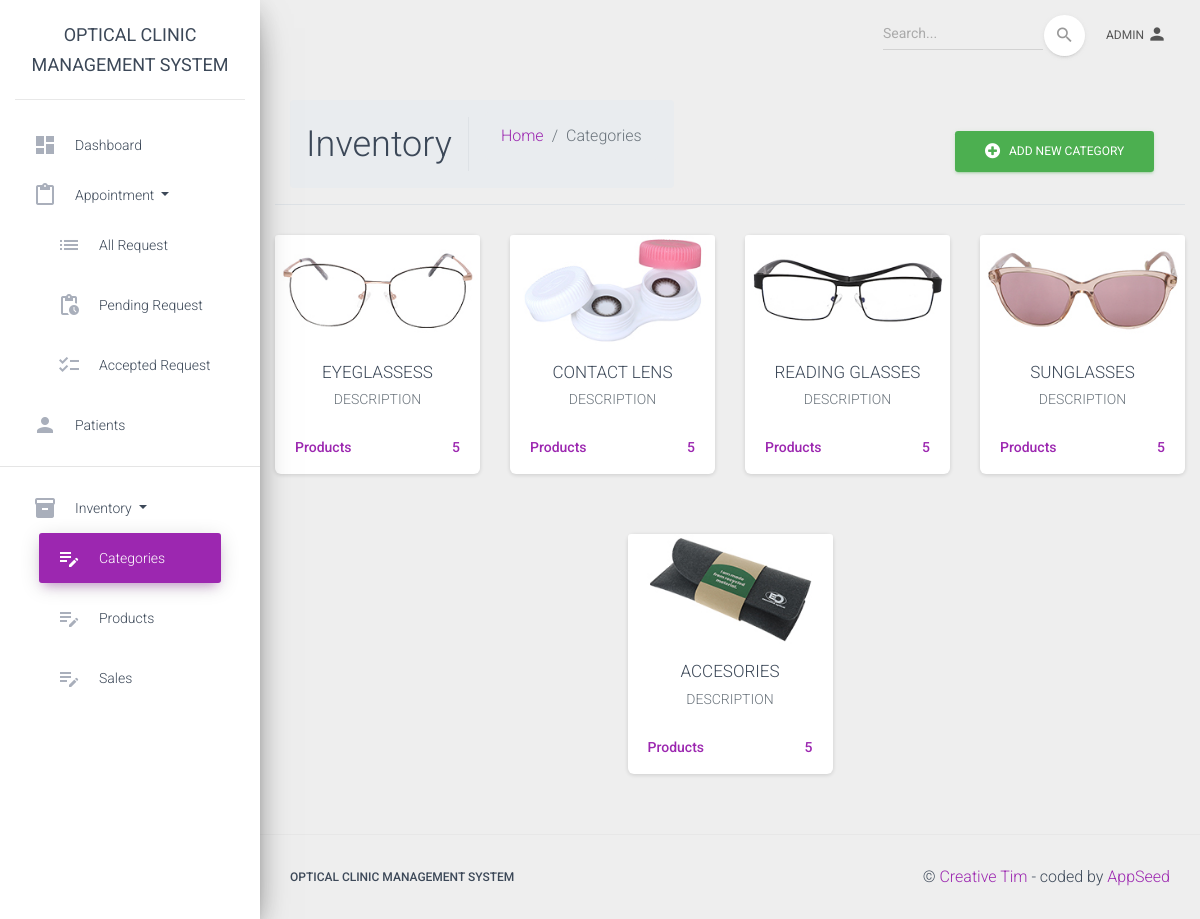
/category-list/ (signed in), run on the app's committed database.
### dashboard/models.py (models this page shows, shortened)
class Category(models.Model):
    name = models.CharField(max_length=250)
    image = models.ImageField(upload_to = 'category_image', null = True, blank = True)
    description = models.TextField()
    status = models.CharField(max_length=2, choices=(('1','Active'),('2','Inactive')), default=1)
    date_created = models.DateTimeField(auto_now_add=True)
    date_updated = models.DateTimeField(auto_now=True)

### authentication/decorators.py (the view)
        def wrapper_func(request, *args, **kwargs):
            group = None
            if request.user.groups.exists():
                group = request.user.groups.all()[0].name
            if group in allowed_roles:
                return view_func(request, *args, **kwargs)
            else:
                return HttpResponse(" You are not authorized! to view this page")

### dashboard/views.py (called while the page is built)
@allowed_users(allowed_roles=['admin', 'staff'])
def category(request):
    category = Category.objects.all()
    context = {
        'categories': category,
    }
    return render(request, 'dashboard/category.html', context)

### templates/dashboard/category.html (shortened to what this page needs)
{% extends "layouts/base.html" %}
{% block content %}
    <div class="row">
        <div class="content border-bottom w-100">
            <div class="container-fluid">
                <div class="row">
                    <div class="col-12 col-md-auto d-flex w-100 align-items-center justify-content-between">
                        <ol class="breadcrumb align-items-center">
                            <h2 class="m-0 pr-3 mr-3 border-right">Inventory</h2>
                            <ol class="breadcrumb">
                                <li class="breadcrumb-item"><a href="/admin/">Home</a></li>
                                <li class="breadcrumb-item active">Categories</li>
                            </ol>
                        </ol>
                         <div class="col-12 col-md-auto d-flex align-items-center justify-content-end flex-end page-actions">
                            <a href="/admin/auth/user/add/" class="btn btn-success float-right" data-toggle="modal" data-target="#add_category">
                                <i class="fa fa-plus-circle"></i> &nbsp; Add New Category
                            </a>
                        </div>
                    </div>
                </div>
            </div>
        </div>
    </div>
    <div class="row">
      <section style="background-color: #eee;">
          <div class="row justify-content-center">
            {% for cat in categories %}
            <div class="col-md-3">
              <a href="#">
              <div class="card text-black">
                <img src="{{ cat.image.url }}"
                  class="card-img-top" alt="Apple Computer" />
                  <div class="card-body">
                    <div class="text-center">
                      <h5 class="card-title">{{ cat.name }}</h5>
                      <p class="text-muted mb-4">{{cat.description}}</p>
                    </div>
                  <div class="d-flex justify-content-between total font-weight-bold mt-4">
                    <span>Products</span><span>5</span>
                  </div>
                </a>
                </div>
              </div>
            </div>
            {% endfor %}
{% endblock content %}

### templates/layouts/base.html (shortened to what this page needs)
<!DOCTYPE html>
<html lang="en">
<head>
  <link rel="stylesheet" href="https://maxcdn.bootstrapcdn.com/font-awesome/latest/css/font-awesome.min.css">
  <link href="/static/assets/css/material-dashboard.css?v=2.1.2" rel="stylesheet" />
  <link href="/static/assets/demo/demo.css" rel="stylesheet" />
  <link rel="stylesheet" type="text/css" href="https://cdn.datatables.net/1.13.2/css/jquery.dataTables.css">
</head>
<body class="">
  <div class="wrapper">
    {% include 'includes/sidebar.html' %}
    <div class="main-panel">
      {% include 'includes/navigation.html' %}
      <div class="content">
        <div class="container-fluid">
          {% block content %}
          {% endblock content %}
      {% include 'includes/footer.html' %}
</body>
</html>

### templates/includes/sidebar.html
    <div class="sidebar" data-color="purple" data-background-color="white">
      <div class="logo">
        <a rel="noopener noreferrer"
           href="{% url 'home' %}" class="simple-text logo-normal">
          Optical Clinic <br> Management System
        </a>
      </div>
      <div class="sidebar-wrapper">
        <ul class="nav">
        {% if request.user.is_authenticated %}
        {% url 'index' as url %}
        <li class="nav-item {% if request.path == url %} active {% endif %}">
          <a class="nav-link" href="{% url 'index' %}">
            <i class="material-icons">dashboard</i>
            <p>Dashboard </p>
          </a>
        </li>
        <div id="accordion">
                <li class="nav-item ">
                  <a class="nav-link" data-toggle="collapse" data-target="#collapseOne" aria-expanded="true" aria-controls="collapseOne" href="/">
                    <i class="material-icons">content_paste</i>
                    <p class="dropdown-toggle"> Appointment  </p>
                  </a>
                </li>
              <div id="collapseOne" class="collapse show" aria-labelledby="headingOne" data-parent="#accordion">
                {% url 'all_request' as url %}
                  <li class="nav-item px-4 {% if request.path == url %} active {% endif %}">
                    <a class="nav-link" href="{% url 'all_request' %}">
                      <i class="material-icons">list</i>
                      <p class="">All request </p>
                    </a>
                  </li>
                  {% url 'pending_request' as url %}
                  <li class="nav-item px-4 {% if request.path == url %} active {% endif %}">
                    <a class="nav-link" href="{% url 'pending_request' %}">
                      <i class="material-icons">pending_actions</i>
                      <p class="">Pending request </p>
                    </a>
                  </li>
                  {% url 'accepted_request' as url %}
                  <li class="nav-item px-4 {% if request.path == url %} active {% endif %}">
                    <a class="nav-link" href="{% url 'accepted_request' %}">
                      <i class="material-icons">checklist</i>
                      <p class="">Accepted request </p>
                    </a>
                  </li>
              </div>
        </div>
          {% url 'patient_list' as url %}
          <li class="nav-item {% if request.path == url %} active {% endif %}">
            <a class="nav-link" href="{% url 'patient_list' %}">
              <i class="material-icons">person</i>
              <p>Patients </p>
            </a>
          </li>
          <hr>
          <div id="accordion">
            <li class="nav-item {% if 'index' in segment %} active {% endif %}">
              <a class="nav-link" data-toggle="collapse" data-target="#collapseThree" aria-expanded="true" aria-controls="collapseThree" href="/">
                <i class="material-icons">inventory</i>
                <p class="dropdown-toggle"> Inventory  </p>
              </a>
            </li>
            <div id="collapseThree" class="collapse show" aria-labelledby="headingOne" data-parent="#accordion">
              {% url 'category' as url %}
              <li class="nav-item px-4 {% if request.path == url %} active {% endif %}">
                  <a class="nav-link" href="{% url 'category' %}">
                    <i class="material-icons">edit_note</i>
                    <p class=""> Categories </p>
                  </a>
                </li>
                {% url 'product_list' as url %}
                <li class="nav-item px-4 {% if request.path == url %} active {% endif %}">
                  <a class="nav-link" href="{% url 'product_list' %}">
                    <i class="material-icons">edit_note</i>
                    <p class=""> Products </p>
                  </a>
                </li>
                {% url 'sales' as url %}
                <li class="nav-item px-4 {% if request.path == url %} active {% endif %}">
                  <a class="nav-link" href="{% url 'sales' %}">
                    <i class="material-icons">edit_note</i>
                    <p class=""> Sales </p>
                  </a>
                </li>
            </div>
          </div>
        {% endif %}
        </ul>
      </div>
    </div>

### templates/includes/navigation.html (shortened to what this page needs)
      <nav class="navbar navbar-expand-lg navbar-transparent navbar-absolute fixed-top ">
        <div class="container-fluid">
          <div class="navbar-wrapper">
          </div>
          <div class="collapse navbar-collapse justify-content-end">
          {% if request.user.is_authenticated %}
            <form class="navbar-form">
              <div class="input-group no-border">
                <input type="text" value="" class="form-control" placeholder="Search...">
                <button type="submit" class="btn btn-white btn-round btn-just-icon">
                  <i class="material-icons">search</i>
                  <div class="ripple-container"></div>
                </button>
              </div>
            </form>
            <ul class="navbar-nav">
              <li class="nav-item dropdown">
                <a class="nav-link" href="#pablo" id="navbarDropdownProfile" data-toggle="dropdown" aria-haspopup="true" aria-expanded="false">
                  {{ request.user }}
                  <i class="material-icons">person</i>
                </a>
              </li>
            </ul>
          {% endif %}
          </div>
        </div>
      </nav>

### templates/includes/footer.html
    <footer class="footer">
        <div class="container-fluid">
          <nav class="float-left">
            <ul>
              <li>
                <a target="_blank" rel="noopener noreferrer"
                   href="https://appseed.us/admin-dashboards/django-dashboard-material">
                   Optical Clinic Management System
                </a>
              </li>
            </ul>
          </nav>
          <div class="copyright float-right">
            &copy; <a target="_blank" rel="noopener noreferrer"
                      href="https://bit.ly/3fKQZaL">Creative Tim</a>
                      - coded by <a target="_blank" rel="noopener noreferrer" href="https://appseed.us">AppSeed</a>
          </div>
        </div>
    </footer>

### data on the page
Category: image (picture), name "EYEGLASSESS", description "DESCRIPTION"
Category: image (picture), name "CONTACT LENS", description "DESCRIPTION"
Category: image (picture), name "READING GLASSES", description "DESCRIPTION"
Category: image (picture), name "SUNGLASSES", description "DESCRIPTION"
Category: image (picture), name "ACCESORIES", description "DESCRIPTION"

### other printed values
{{ request.user }} "ADMIN"
